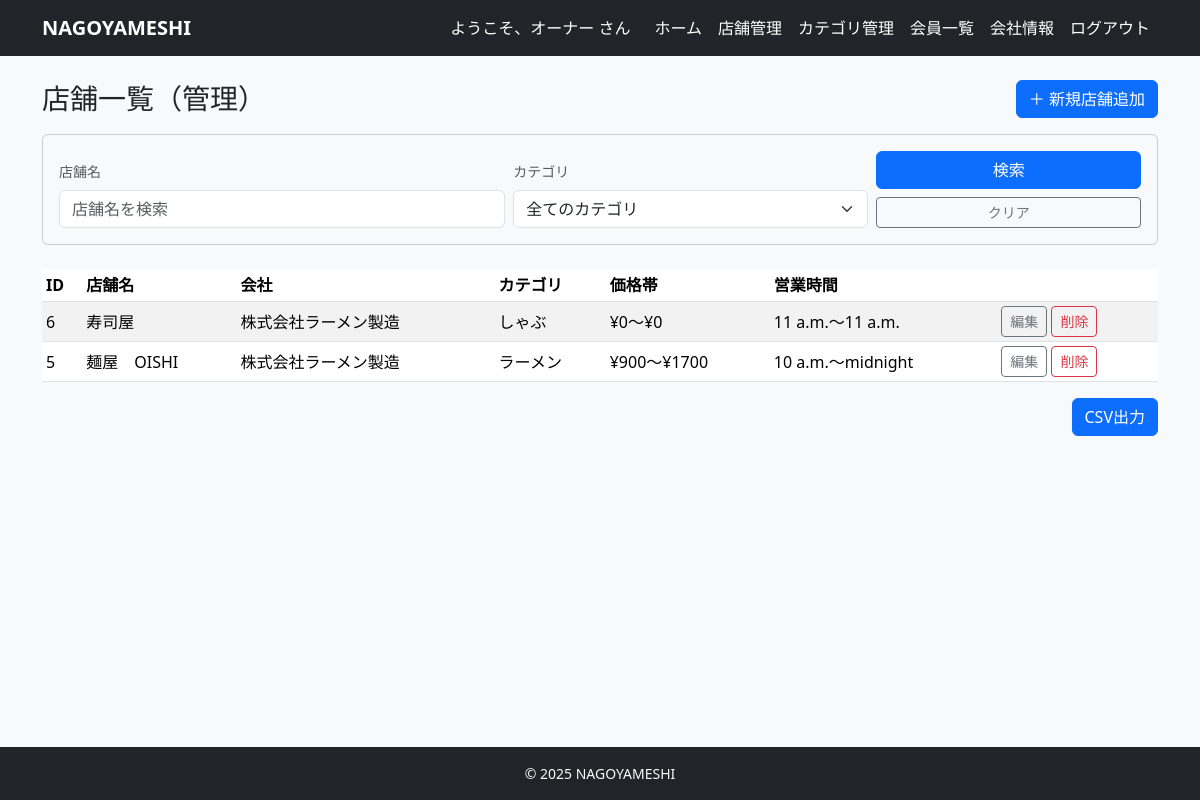
The app's page /owner/restaurants/ (signed in) with its own data.
### accounts/models.py (models this page shows, shortened)
class User(AbstractUser):
    username = None  # 使わない（メールログインにする）
    email = models.EmailField(unique=True)
    name = models.CharField(max_length=10)
    name_kana = models.CharField(max_length=10)
    zipcode = models.CharField(max_length=8)
    address = models.CharField(max_length=20)
    tel = models.CharField(max_length=11)
    is_paid_member = models.BooleanField(default=False)
    is_owner_member = models.BooleanField(default=False)
    created_at = models.DateTimeField(auto_now_add=True)
    updated_at = models.DateTimeField(auto_now=True)
    USERNAME_FIELD = 'email'
    REQUIRED_FIELDS = ['name', 'name_kana', 'zipcode', 'address', 'tel']
    objects = CustomUserManager()

### restaurants/models.py (models this page shows, shortened)
class Restaurant(models.Model):
    company = models.ForeignKey(
        Company,
        on_delete=models.CASCADE,
        related_name='restaurants',
    )
    category = models.ForeignKey(
        Category,
        on_delete=models.PROTECT,
        related_name='restaurants',
    )
    owner = models.ForeignKey(
        settings.AUTH_USER_MODEL,
        on_delete=models.CASCADE,
        related_name="my_restaurants",
        null=True,
        blank=True,
    )
    name = models.CharField(max_length=100)
    image = models.ImageField(upload_to='restaurant/', blank=True, null=True)
    description = models.TextField(blank=True)
    price_min = models.IntegerField()
    price_max = models.IntegerField()
    open_time = models.TimeField()
    close_time = models.TimeField()
    zipcode = models.CharField(max_length=10)
    address = models.CharField(max_length=200)
    tel = models.CharField(max_length=20)
    holiday = models.CharField(max_length=50, blank=True)  # 定休日
    created_at = models.DateTimeField(auto_now_add=True)
    updated_at = models.DateTimeField(auto_now=True)

class Company(models.Model):
    owner = models.OneToOneField(
        settings.AUTH_USER_MODEL,
        on_delete=models.CASCADE,
        related_name="company",
        null=True,  # 既存データがあるなら最初は許可しておくと楽
        blank=True,
    )
    name = models.CharField(max_length=100)
    representative = models.CharField(max_length=100)
    established_at = models.DateField(null=True, blank=True)
    zipcode = models.CharField(max_length=10)
    address = models.CharField(max_length=200)
    business = models.TextField()  # 事業内容
    created_at = models.DateTimeField(auto_now_add=True)
    updated_at = models.DateTimeField(auto_now=True)

class Category(models.Model):
    company = models.ForeignKey(
        'Company',  # 文字列で指定しておくと定義順を気にせんでええけん無難や
        verbose_name="会社",
        on_delete=models.CASCADE, # 会社が消えたらカテゴリも消える
        null=True,  # 既存データがある場合に備えて一時的にTrue推奨
        blank=True
    )
    name = models.CharField("カテゴリ名", max_length=50)
    is_active = models.BooleanField("有効フラグ", default=True)
    created_at = models.DateTimeField(auto_now_add=True)
    updated_at = models.DateTimeField(auto_now=True)

### restaurants/views.py (the view)
# urls.py: path("owner/restaurants/", views.OwnerRestaurantListView.as_view(), name="owner_restaurant_list"),
class OwnerRestaurantListView(LoginRequiredMixin, OwnerRequiredMixin, ListView):
    model = Restaurant
    template_name = "restaurants/owner_restaurant_list.html"
    context_object_name = "restaurants"
    def get_queryset(self):
        qs = super().get_queryset().select_related("company", "category")
        user = self.request.user
        if not (hasattr(user, "company") and user.company):
             return Restaurant.objects.none()
        qs = qs.filter(company=user.company)
        keyword = self.request.GET.get('keyword')
        if keyword:
            qs = qs.filter(name__icontains=keyword)
        category_id = self.request.GET.get('category')
        if category_id:
            qs = qs.filter(category_id=category_id)
        return qs.order_by('-id')
    def get_context_data(self, **kwargs):
        ctx = super().get_context_data(**kwargs)
        user = self.request.user
        if hasattr(user, "company") and user.company:
            ctx['categories'] = Category.objects.filter(company=user.company)
        else:
            ctx['categories'] = Category.objects.none()
        ctx['keyword'] = self.request.GET.get('keyword', '')
        ctx['selected_category_id'] = self.request.GET.get('category', '')
        return ctx

### restaurants/views.py (called while the page is built)
    def test_func(self):
        user = self.request.user
        return user.is_authenticated and getattr(user, "is_owner_member", False)

### templates/restaurants/owner_restaurant_list.html (shortened to what this page needs)
{% extends "base.html" %}
{% block content %}
<div class="d-flex justify-content-between align-items-center mb-3">
  <h1 class="h3 mb-0">店舗一覧（管理）</h1>
  <a href="{% url 'restaurants:owner_restaurant_create' %}" class="btn btn-primary">
    ＋ 新規店舗追加
  </a>
</div>
<div class="card mb-4 bg-light">
  <div class="card-body p-3">
    <form method="get" action="" class="row g-2 align-items-end">
      <div class="col-md-5">
        <label for="keyword" class="form-label small text-muted">店舗名</label>
        <input type="text" name="keyword" id="keyword" class="form-control" placeholder="店舗名を検索" value="{{ keyword }}">
      </div>
      <div class="col-md-4">
        <label for="category" class="form-label small text-muted">カテゴリ</label>
        <select name="category" id="category" class="form-select">
          <option value="">全てのカテゴリ</option>
        </select>
      </div>
      <div class="col-md-3">
        <button type="submit" class="btn btn-primary w-100 mb-2">
           検索
        </button>
        <a href="{% url 'restaurants:owner_restaurant_list' %}" class="btn btn-outline-secondary w-100 btn-sm">
          クリア
        </a>
      </div>
    </form>
  </div>
</div>
<table class="table table-sm table-striped align-middle">
  <thead>
    <tr>
      <th>ID</th>
      <th>店舗名</th>
      <th>会社</th>
      <th>カテゴリ</th>
      <th>価格帯</th>
      <th>営業時間</th>
      <th></th>
    </tr>
  </thead>
  <tbody>
    {% for r in restaurants %}
    <tr>
      <td>{{ r.id }}</td>
      <td>{{ r.name }}</td>
      <td>{{ r.company.name }}</td>
      <td>{{ r.category.name }}</td>
      <td>¥{{ r.price_min }}〜¥{{ r.price_max }}</td>
      <td>{{ r.open_time }}〜{{ r.close_time }}</td>
      <td>
        <a href="{% url 'restaurants:owner_restaurant_update' r.pk %}" class="btn btn-sm btn-outline-secondary">
          編集
        </a>
        <a href="{% url 'restaurants:owner_restaurant_delete' r.pk %}" class="btn btn-sm btn-outline-danger">
          削除
        </a>
      </td>
    </tr>
    {% empty %}
    <tr>
      <td colspan="7" class="text-muted">店舗がまだ登録されていません。</td>
    </tr>
    {% endfor %}
  </tbody>
</table>
<div class="d-flex justify-content-end mt-3">
  <a href="{% url 'restaurants:owner_restaurant_csv' %}?{{ request.GET.urlencode }}" class="btn btn-primary">
    CSV出力
  </a>
</div>
{% endblock %}

### templates/base.html (shortened to what this page needs)
<!DOCTYPE html>
<html lang="ja">
<head>
    <link href="https://cdn.jsdelivr.net/npm/bootstrap@5.3.3/dist/css/bootstrap.min.css" rel="stylesheet"
>
</head>
<body class="bg-light d-flex flex-column min-vh-100">
    <nav class="navbar navbar-expand-lg navbar-dark bg-dark mb-4">
        <div class="container">
            <a class="navbar-brand fw-bold" href="/">NAGOYAMESHI</a>
            <div class="collapse navbar-collapse" id="navbarNav">
                <ul class="navbar-nav ms-auto align-items-center">
                    {% if user.is_authenticated %}
                    <li class="nav-item">
                        <span class="navbar-text me-3 text-white">
                            ようこそ、{{ user.name|default:user.email }} さん
                        </span>
                    </li>
                    {% if user.is_authenticated and user.is_owner_member %}
                    <li class="nav-item">
                        <a class="nav-link text-white" href="{% url 'restaurants:owner_dashboard' %}">ホーム</a>
                    </li>
                    {% else %}
                    <li class="nav-item">
                        <a class="nav-link text-white" href="{% url 'restaurants:restaurant_list' %}">ホーム</a>
                    </li>
                    {% endif %}
                    {% if user.is_owner_member %}
                    <li class="nav-item">
                        <a class="nav-link text-white" href="{% url 'restaurants:owner_restaurant_list' %}">店舗管理</a>
                    </li>
                    <li class="nav-item">
                        <a class="nav-link text-white" href="{% url 'restaurants:owner_category_list' %}">カテゴリ管理</a>
                    </li>
                    <li class="nav-item">
                        <a class="nav-link text-white" href="{% url 'restaurants:owner_member_list' %}">会員一覧</a>
                    </li>
                    <li class="nav-item">
                        <a class="nav-link text-white" href="{% url 'restaurants:company_detail' %}">会社情報</a>
                    </li>
                    <li class="nav-item">
                        <form method="post" action="{% url 'accounts:logout' %}" class="d-inline">
                            <button type="submit" class="btn btn-link nav-link text-white border-0 bg-transparent">
                                ログアウト
                            </button>
                        </form>
                    </li>
                    {% endif %}
                    {% endif %}
                </ul>
            </div>
        </div>
    </nav>
    <main class="container mb-5 flex-grow-1">
        {% block content %}{% endblock %}
    </main>
    <footer class="bg-dark text-light py-3 mt-auto">
        <div class="container text-center small">
            &copy; {{ now|default:"2025" }} NAGOYAMESHI
        </div>
    </footer>
</body>
</html>

### templates/base.html (style rules this page uses)
.navbar.navbar-dark .navbar-brand, .navbar.navbar-dark .navbar-text, .navbar.navbar-dark .navbar-nav .nav-link, .navbar.navbar-dark .navbar-nav .nav-link:visited, .navbar.navbar-dark .btn-link.nav-link { color: #ffffff !important; }

### records on screen
User: name "オーナー"
Restaurant: id "6", name "寿司屋", company.name "株式会社ラーメン製造", category.name "しゃぶ", price_min "0", price_max "0", open_time "11 a.m.", close_time "11 a.m."
Restaurant: id "5", name "麺屋 OISHI", company.name "株式会社ラーメン製造", category.name "ラーメン", price_min "900", price_max "1700", open_time "10 a.m.", close_time "midnight"

### other values on screen
{{ now|default:"2025" }} "2025"
